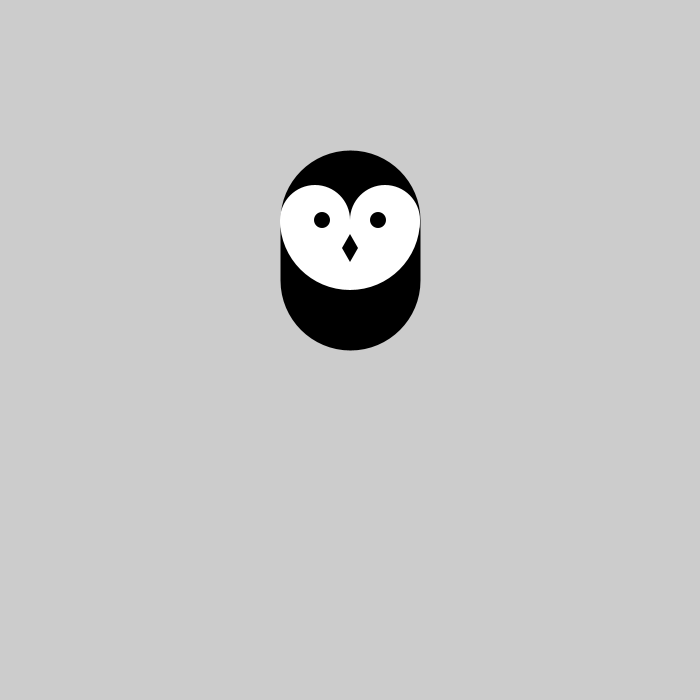
Frame 1 (no input)
Frame 60 (the mouse pressed at the canvas centre just before this capture): identical to frame 1, image omitted
Frame 120 (the mouse held since frame 60 and released just before this capture): identical to frame 1, image omitted

The Processing sketch that drew this single still picture (run headless with seeded random() and noise(); from frame 60 on, the mouse is pressed at the canvas centre):

// Processing sketch: Make_Processing_8_3_DrawTheOwl
// ── Make_Processing_8_3_DrawTheOwl.pde
void setup() {
  size(700, 700);
  smooth();
}

void draw() {
  background(204);
  translate(350, 350);
  scale(2);
  stroke(0);
  strokeWeight(70);
  line(0, -35, 0, -65); // body
  noStroke();
  fill(255);
  ellipse(-17.5, -65, 35, 35);
  ellipse(17.5, -65, 35, 35);
  arc(0, -65, 70, 70, 0, PI);
  fill(0);
  ellipse(-14, -65, 8, 8);
  ellipse(14, -65, 8, 8);
  quad(0, -58, 4, -51, 0, -44, -4, -51);
}
